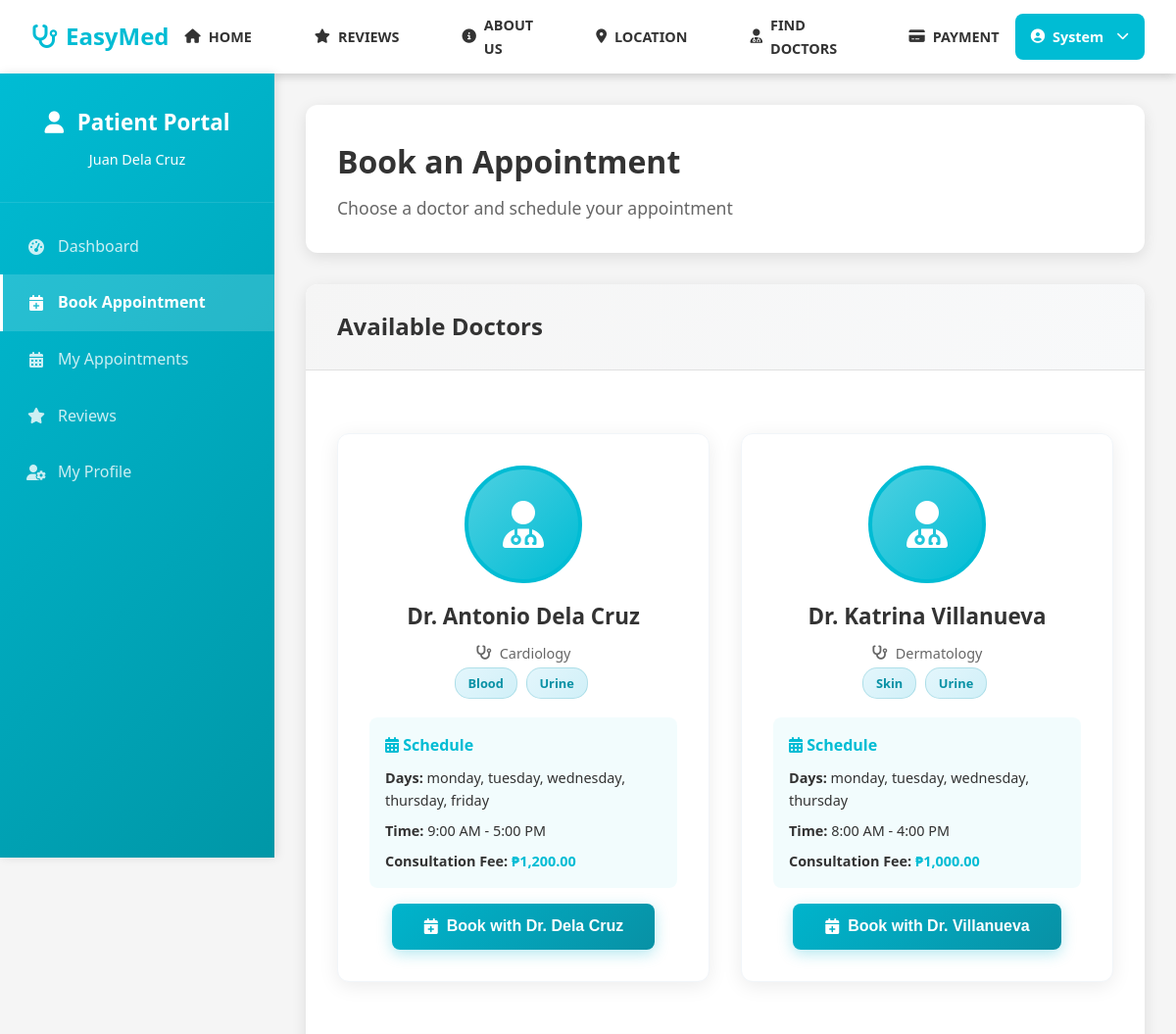
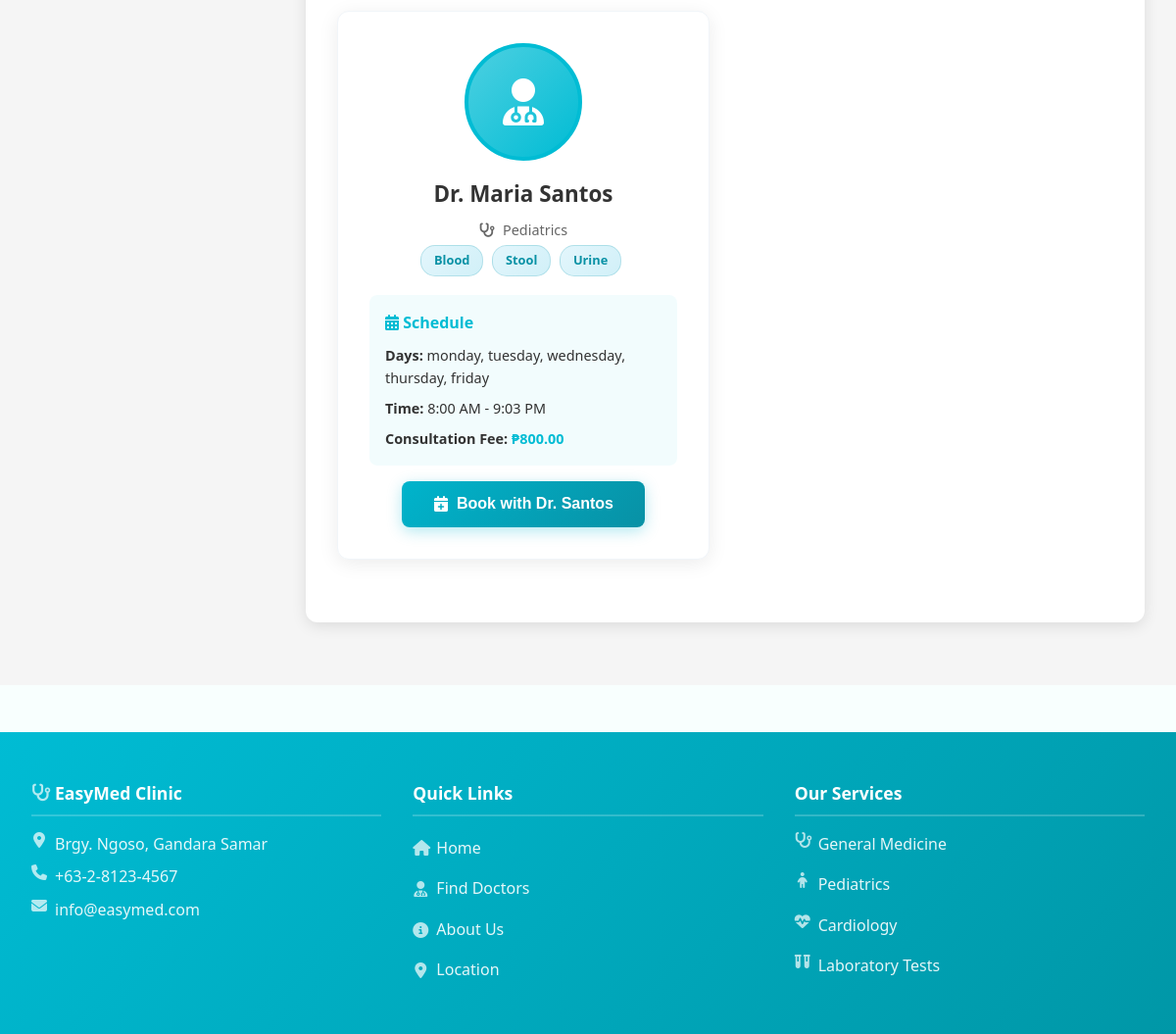
Before: /patient/book-appointment.php (signed in) with the older database file (2 pictures, top to bottom).
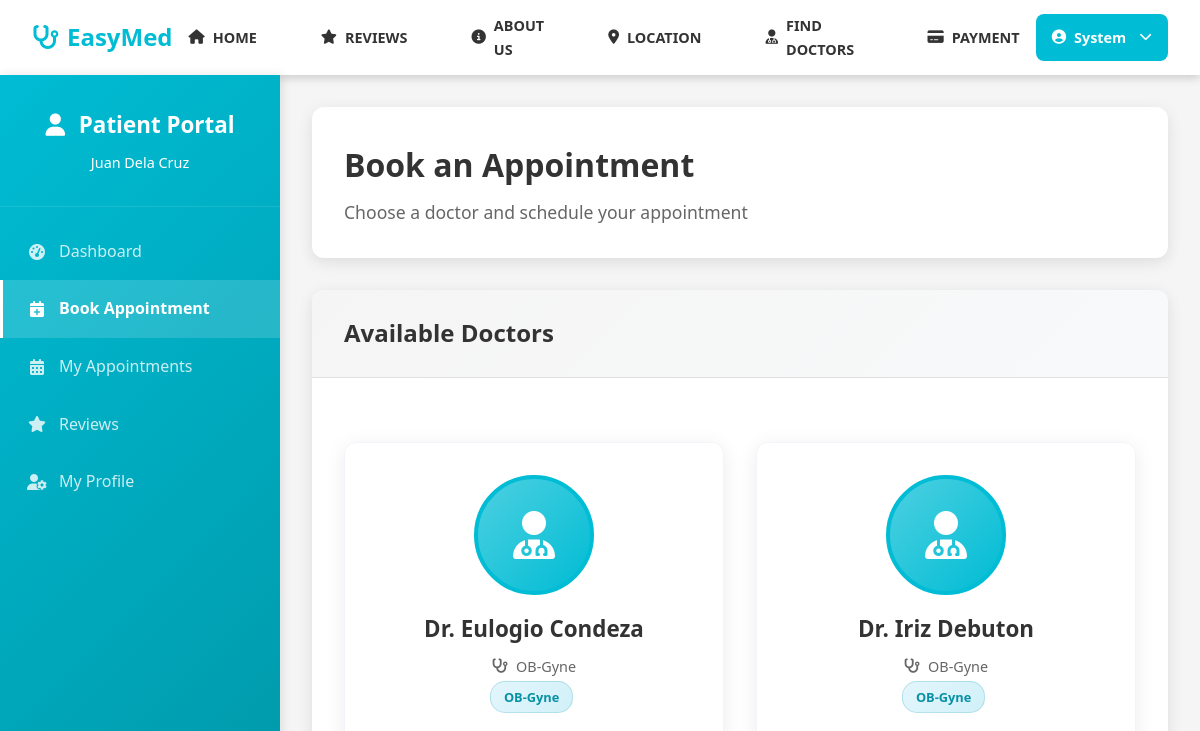
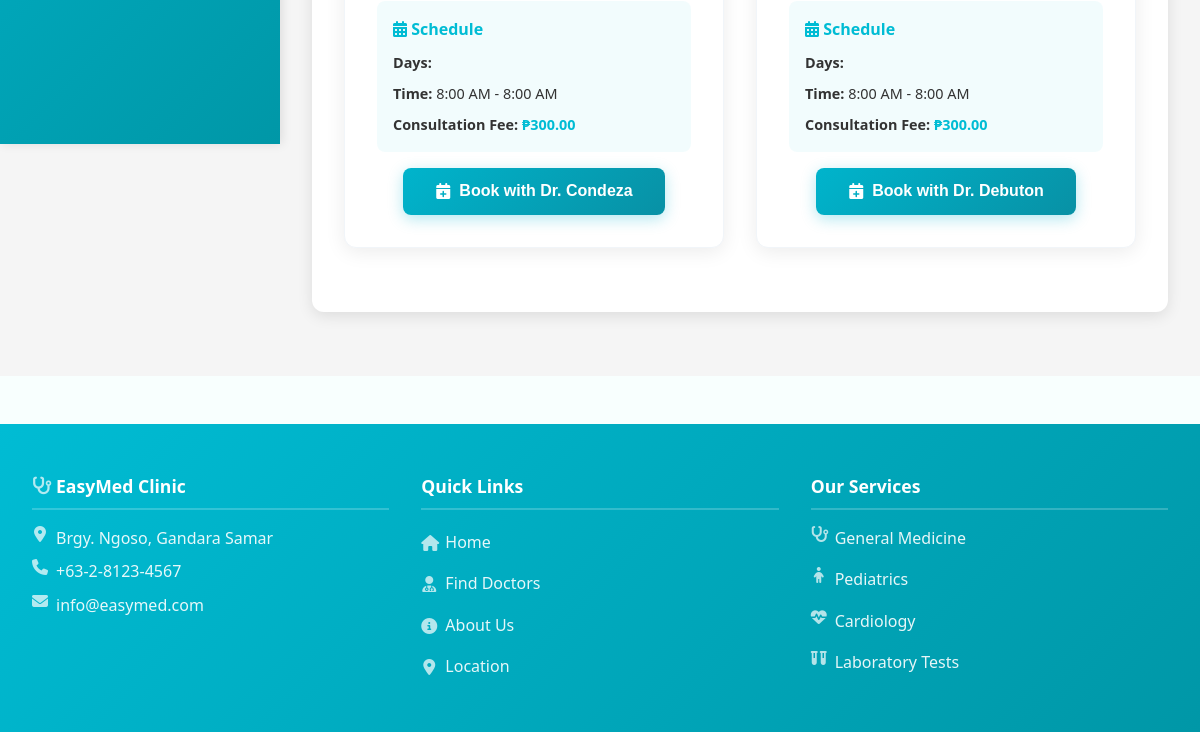
After: the same page with the newer database file (2 pictures, top to bottom).
### tables this page shows
CREATE TABLE doctors (
                    id INTEGER PRIMARY KEY AUTOINCREMENT,
                    user_id INTEGER,
                    specialty VARCHAR(100),
                    license_number VARCHAR(50),
                    phone VARCHAR(20),
                    experience_years INTEGER DEFAULT 0,
                    consultation_fee DECIMAL(10,2) DEFAULT 0.00,
                    schedule_days TEXT,
                    schedule_time_start TIME,
                    schedule_time_end TIME,
                    biography TEXT,
                    is_available INTEGER DEFAULT 1,
                    status VARCHAR(20) DEFAULT 'active' CHECK (status IN ('active', 'inactive')),
                    created_at DATETIME DEFAULT CURRENT_TIMESTAMP,
                    FOREIGN KEY (user_id) REFERENCES users(id)
                );

CREATE TABLE users (
                    id INTEGER PRIMARY KEY AUTOINCREMENT,
                    username VARCHAR(50) UNIQUE NOT NULL,
                    email VARCHAR(100) UNIQUE NOT NULL,
                    password VARCHAR(255) NOT NULL,
                    first_name VARCHAR(50),
                    last_name VARCHAR(50),
                    profile_image VARCHAR(255),
                    role VARCHAR(20) DEFAULT 'patient' CHECK (role IN ('admin', 'doctor', 'patient')),
                    is_active INTEGER DEFAULT 1,
                    status VARCHAR(20) DEFAULT 'pending' CHECK (status IN ('active', 'inactive', 'pending')),
                    created_at DATETIME DEFAULT CURRENT_TIMESTAMP,
                    updated_at DATETIME DEFAULT CURRENT_TIMESTAMP
                , email_verified INTEGER DEFAULT 0, phone TEXT, date_of_birth TEXT, gender TEXT, address TEXT);

CREATE TABLE clinic_settings (
                    id INTEGER PRIMARY KEY AUTOINCREMENT,
                    setting_key VARCHAR(100) UNIQUE,
                    setting_value TEXT,
                    description TEXT,
                    updated_at DATETIME DEFAULT CURRENT_TIMESTAMP
                );

### includes/database.php (called while the page is built, shortened)
<?php
class Database {
    private $connection;
    private static $instance = null;
    public static function getInstance() {
        if (self::$instance === null) {
            self::$instance = new self();
        }
        return self::$instance;
    }
    private function connect() {
        try {
            if (DB_TYPE === 'sqlite') {
                $this->connection = new PDO(
                    "sqlite:" . SQLITE_PATH,
                    null,
                    null,
                    array(
                        PDO::ATTR_ERRMODE => PDO::ERRMODE_EXCEPTION,
                        PDO::ATTR_DEFAULT_FETCH_MODE => PDO::FETCH_ASSOC
                    )
                );
                $this->connection->exec('PRAGMA foreign_keys = ON');
            }
        } catch (PDOException $e) {
            die("Database connection failed: " . $e->getMessage());
        }
    }
    public function query($sql, $params = array()) {
        try {
            $stmt = $this->connection->prepare($sql);
            $stmt->execute($params);
            return $stmt;
        } catch (PDOException $e) {
            error_log("Database query error: " . $e->getMessage());
            throw $e;
        }
    }
    public function fetch($sql, $params = array()) {
        $stmt = $this->query($sql, $params);
        return $stmt->fetch();
    }
    public function fetchAll($sql, $params = array()) {
        $stmt = $this->query($sql, $params);
        return $stmt->fetchAll();
    }
}
?>

### includes/functions.php (called while the page is built, shortened)
<?php
require_once 'database.php';
function formatTime($time, $format = 'g:i A') {
    return date($format, strtotime($time));
}
function getClinicSetting($key, $default = '') {
    $db = Database::getInstance();
    $setting = $db->fetch(
        "SELECT setting_value FROM clinic_settings WHERE setting_key = ?",
        [$key]
    );
    return $setting ? $setting['setting_value'] : $default;
}
?>

### patient/book-appointment.php (the view, shortened to what the rows shown need)
<?php
require_once '../includes/functions.php';
require_once '../includes/header.php';
?>
<div class="patient-container">
	<div class="patient-content">
		<div class="content-header">
			<h1>Book an Appointment</h1>
		</div>
		<div class="content-section">
			<div class="section-header">
				<h2>Available Doctors</h2>
			</div>
			<div class="section-content">
				<?php
				$db = Database::getInstance();
				$doctors = $db->fetchAll("
					SELECT u.id as user_id, u.first_name, u.last_name, u.profile_image,
						   d.id as doctor_id, d.specialty, d.schedule_days, d.schedule_time_start, d.schedule_time_end,
						   d.consultation_fee, d.biography
					FROM users u
					JOIN doctors d ON u.id = d.user_id
					WHERE u.role = 'doctor' AND u.is_active = 1 AND d.is_available = 1
					ORDER BY u.first_name
				");
				?>
				<div class="doctors-grid">
					<?php if (!empty($doctors)): ?>
						<?php foreach ($doctors as $doctor): ?>
							<div class="card doctor-card" style="margin-bottom: 2rem;">
								<div class="doctor-image-container" style="text-align: center; margin-bottom: 1rem;">
									<?php if (!empty($doctor['profile_image']) && file_exists('../assets/images/' . $doctor['profile_image'])): ?>
										<img src="<?php echo SITE_URL; ?>/assets/images/<?php echo htmlspecialchars($doctor['profile_image']); ?>"
											 alt="Dr. <?php echo htmlspecialchars($doctor['first_name'] . ' ' . $doctor['last_name']); ?>"
											 class="doctor-image">
									<?php else: ?>
										<div class="doctor-image" style="background: linear-gradient(135deg, var(--light-cyan), var(--primary-cyan)); display: flex; align-items: center; justify-content: center;">
											<i class="fas fa-user-md" style="font-size: 3rem; color: white;"></i>
										</div>
									<?php endif; ?>
								</div>
								<div class="doctor-info">
									<h3 class="doctor-name">
										Dr. <?php echo htmlspecialchars($doctor['first_name'] . ' ' . $doctor['last_name']); ?>
									</h3>
									<p class="doctor-specialty">
										<i class="fas fa-stethoscope"></i>
										<?php echo htmlspecialchars($doctor['specialty']); ?>
									</p>
									<?php
									$doctor_offers = $db->fetchAll("
										SELECT lo.title
										FROM lab_offers lo
										JOIN lab_offer_doctors lod ON lo.id = lod.lab_offer_id
										WHERE lod.doctor_id = ? AND lo.is_active = 1
										ORDER BY lo.title
									", [$doctor['doctor_id']]);
									if (!empty($doctor_offers)): ?>
										<div class="doctor-offers" style="margin-bottom: 1rem;">
											<?php foreach ($doctor_offers as $offer): ?>
												<span class="offer-badge" style="
													display: inline-block;
													background: linear-gradient(135deg, #e3f6fc, #d1f0f8);
													color: #0891a5;
													padding: 0.3rem 0.8rem;
													border-radius: 15px;
													font-size: 0.8rem;
													font-weight: 600;
													margin: 0.2rem 0.3rem 0.2rem 0;
													border: 1px solid rgba(8, 145, 165, 0.2);
												">
													<?php echo htmlspecialchars($offer['title']); ?>
												</span>
											<?php endforeach; ?>
										</div>
									<?php endif; ?>
									<div class="doctor-schedule">
										<h4 style="color: var(--primary-cyan); margin-bottom: 0.5rem; font-size: 1rem;">
											<i class="fas fa-calendar-alt"></i> Schedule
										</h4>
										<div class="schedule-item">
											<strong>Days:</strong>
											<?php
											$days = explode(',', $doctor['schedule_days']);
											echo htmlspecialchars(implode(', ', $days));
											?>
										</div>
										<div class="schedule-item">
											<strong>Time:</strong>
											<?php echo formatTime($doctor['schedule_time_start']) . ' - ' . formatTime($doctor['schedule_time_end']); ?>
										</div>
										<div class="schedule-item">
											<strong>Consultation Fee:</strong>
											<span style="color: var(--primary-cyan); font-weight: bold;">
												₱<?php echo number_format($doctor['consultation_fee'], 2); ?>
											</span>
										</div>
									</div>
									<div style="margin-top: 1rem; text-align: center;">
										<?php
										$doctor_lab_offers = $db->fetchAll("
											SELECT lo.title
											FROM lab_offers lo
											JOIN lab_offer_doctors lod ON lo.id = lod.lab_offer_id
											WHERE lod.doctor_id = ? AND lo.is_active = 1
											ORDER BY lo.title
										", [$doctor['doctor_id']]);
										$doctor['lab_offers'] = array_column($doctor_lab_offers, 'title');
										?>
										<button class="btn btn-primary btn-sm"
											onclick="openAppointmentModal(this)"
											data-doctor='<?php echo json_encode($doctor, JSON_HEX_APOS | JSON_HEX_QUOT); ?>'>
											<i class="fas fa-calendar-plus"></i> Book with Dr. <?php echo htmlspecialchars($doctor['last_name']); ?>
										</button>
									</div>
								</div>
							</div>
						<?php endforeach; ?>
					<?php endif; ?>
				</div>
			</div>
		</div>
	</div>
</div>
<?php require_once '../includes/footer.php'; ?>

### includes/footer.php (shortened to what the rows shown need)
    </main>
    <footer class="footer">
        <div class="container">
            <div class="footer-grid">
                <div class="footer-section">
                    <h4>
                        <i class="fas fa-stethoscope"></i> EasyMed Clinic
                    </h4>
                    <p>
                        <i class="fas fa-map-marker-alt"></i>
                        <?php echo htmlspecialchars(getClinicSetting('clinic_address', 'Brgy. Ngoso, Gandara Samar')); ?>
                    </p>
                    <p>
                        <i class="fas fa-phone"></i>
                        <?php echo htmlspecialchars(getClinicSetting('clinic_phone', '+63-2-8123-4567')); ?>
                    </p>
                    <p>
                        <i class="fas fa-envelope"></i>
                        <?php echo htmlspecialchars(getClinicSetting('clinic_email', 'info@easymed.com')); ?>
                    </p>
                </div>
            </div>
        </div>
    </footer>
</body>
</html>

Changed rows visible on the page:
removed doctors: user.last_name "Antonio Dela Cruz", specialty "Cardiology", title "Blood", title "Urine", schedule_days "monday, tuesday, wednesday, thursday, friday", schedule_time_start "9:00 AM", schedule_time_end "5:00 PM", consultation_fee "1,200.00", user.last_name "Dela Cruz"
removed doctors: user.last_name "Katrina Villanueva", specialty "Dermatology", title "Skin", title "Urine", schedule_days "monday, tuesday, wednesday, thursday", schedule_time_start "8:00 AM", schedule_time_end "4:00 PM", consultation_fee "1,000.00", user.last_name "Villanueva"
removed doctors: user.last_name "Maria Santos", specialty "Pediatrics", title "Blood", title "Stool", title "Urine", schedule_days "monday, tuesday, wednesday, thursday, friday", schedule_time_start "8:00 AM", schedule_time_end "9:03 PM", consultation_fee "800.00", user.last_name "Santos"
added doctors: user.last_name "Eulogio Condeza", specialty "OB-Gyne", title "OB-Gyne", schedule_time_start "8:00 AM", schedule_time_end "8:00 AM", consultation_fee "300.00", user.last_name "Condeza"
added doctors: user.last_name "Iriz Debuton", specialty "OB-Gyne", title "OB-Gyne", schedule_time_start "8:00 AM", schedule_time_end "8:00 AM", consultation_fee "300.00", user.last_name "Debuton"
added clinic_settings: setting_value "Brgy. Ngoso, Gandara Samar"
Other visible differences:
getClinicSetting('clinic_address', 'Brgy. Ngoso, Gandara Samar'): "Brgy. Ngoso, Gandara Samar" → (not shown)
